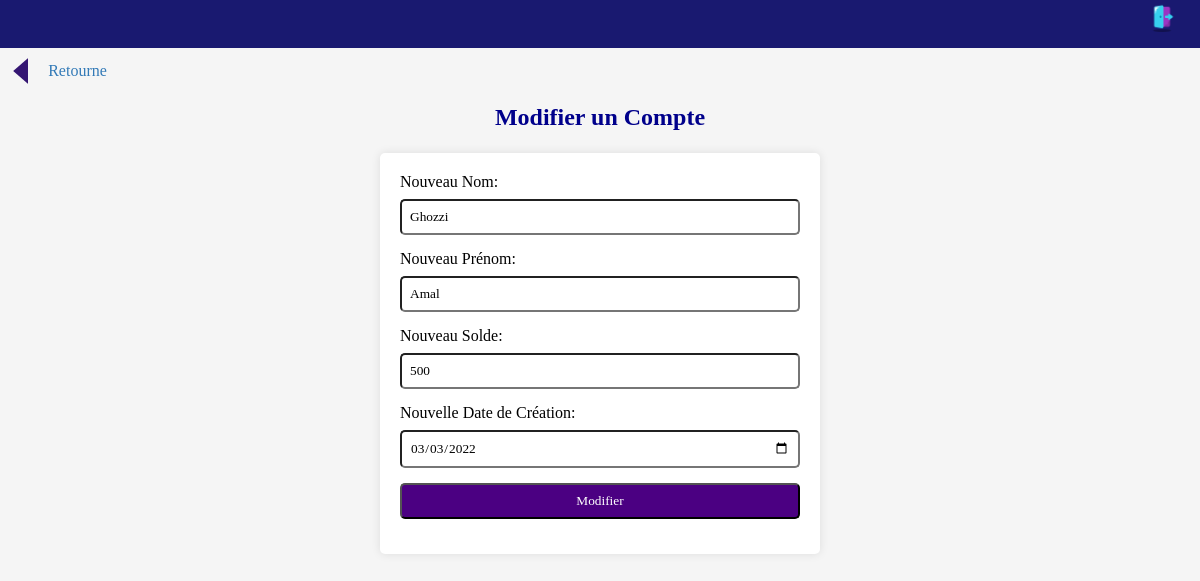
The page /modifier_compte.php?code=2654 on the database its author committed.
### tables this page shows
CREATE TABLE `compte` (
  `nom` varchar(50) NOT NULL,
  `prenom` varchar(50) NOT NULL,
  `solde` double NOT NULL,
  `datecreation` date NOT NULL,
  `code` int(11) NOT NULL
);

### modifier_compte.php (the view, shortened to what this page needs)
<?php
require_once 'dbconfig.php';
if (isset($_GET['code'])) {
    $code = $_GET['code'];
    try {
        $stmt = $conn->prepare("SELECT * FROM compte WHERE code = :code");
        $stmt->bindParam(':code', $code);
        $stmt->execute();
        $compte = $stmt->fetch(PDO::FETCH_ASSOC);
    } catch(PDOException $e) {
        echo "Erreur : " . $e->getMessage();
        exit;
    }
} else {
    echo "Paramètre 'code' manquant.";
    exit;
}
?>
<!DOCTYPE html>
<html lang="en">
<head>
</head>
<body>
<nav>
        <a href="login.php"><img src="logout.png" style="width:30px"/></a>
    </nav>
    <a href="index.php"> <div class="arrow-wrapper"  style="margin-top:10px;">
<div class="arrow-left"></div>Retourne
</div></a>
    <h2 style="color:#00008B">Modifier un Compte</h2><br>
<form method="post" action="" onsubmit="return confirmerModification();">
        <label for="new_nom">Nouveau Nom:</label>
        <input type="text" name="new_nom" value="<?php echo $compte['nom']; ?>" required style=" font-family:Georgia,serif"><br>
        <label for="new_prenom">Nouveau Prénom:</label>
        <input type="text" name="new_prenom" value="<?php echo $compte['prenom']; ?>" required  style=" font-family:Georgia,serif"><br>
        <label for="new_solde">Nouveau Solde:</label>
        <input type="text" name="new_solde" value="<?php echo $compte['solde']; ?>" required  style=" font-family:Georgia,serif"><br>
        <label for="new_datecreation">Nouvelle Date de Création:</label>
        <input type="date" name="new_datecreation" value="<?php echo $compte['datecreation']; ?>" required style=" font-family:Georgia,serif"><br>
        <input type="submit" value="Modifier" style="background-color:#4B0082;border-radius:5px">
    </form>
    <br>
</body>
</html>

### modifier_compte.php (style rules this page uses)
body { font-family: 'Arial', sans-serif; background-color: #f5f5f5; margin: 20px; font-family:Georgia,serif }
h2 { text-align: center; margin-bottom: 4px; }
form { max-width: 400px; margin: 0 auto; background-color: #fff; padding: 20px; border-radius: 5px; box-shadow: 0 0 10px rgba(0, 0, 0, 0.1); }
label { display: block; margin-bottom: 8px; }
input { width: 100%; padding: 8px; margin-bottom: 15px; box-sizing: border-box; border-radius:5px }
input[type="submit"] { background-color: #4caf50; color: #fff; cursor: pointer; font-family:Georgia,serif; }
a { display: block; margin-top: px; color: #337ab7; text-decoration: none; }
.arrow-left { width: 15px; height: 26px; background-color: #341572; clip-path: polygon(100% 100%, 100% 0, 0 50%); }
nav { padding: 2px; text-align: right; background-color: #191970 ; color: white; margin-top:-20px; margin-right :-20px; margin-left:-20px; }
nav a { color: white; text-decoration: none; margin-right: 20px; font-family:Georgia,serif; margin-bottom:10px; }

### rows shown on the page
compte: new_nom "Ghozzi", new_prenom "Amal", new_solde "500", new_datecreation "03/03/2022"
